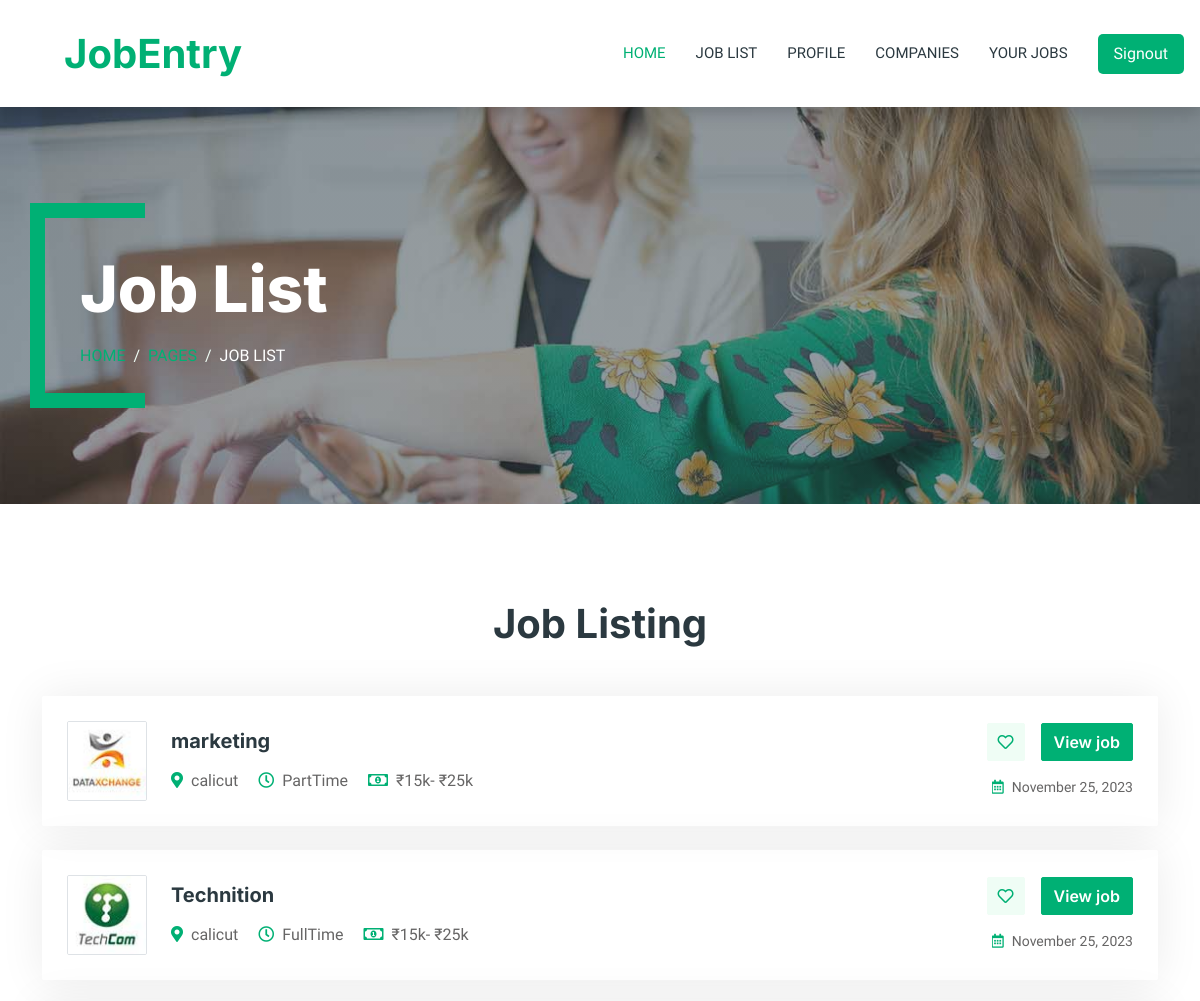
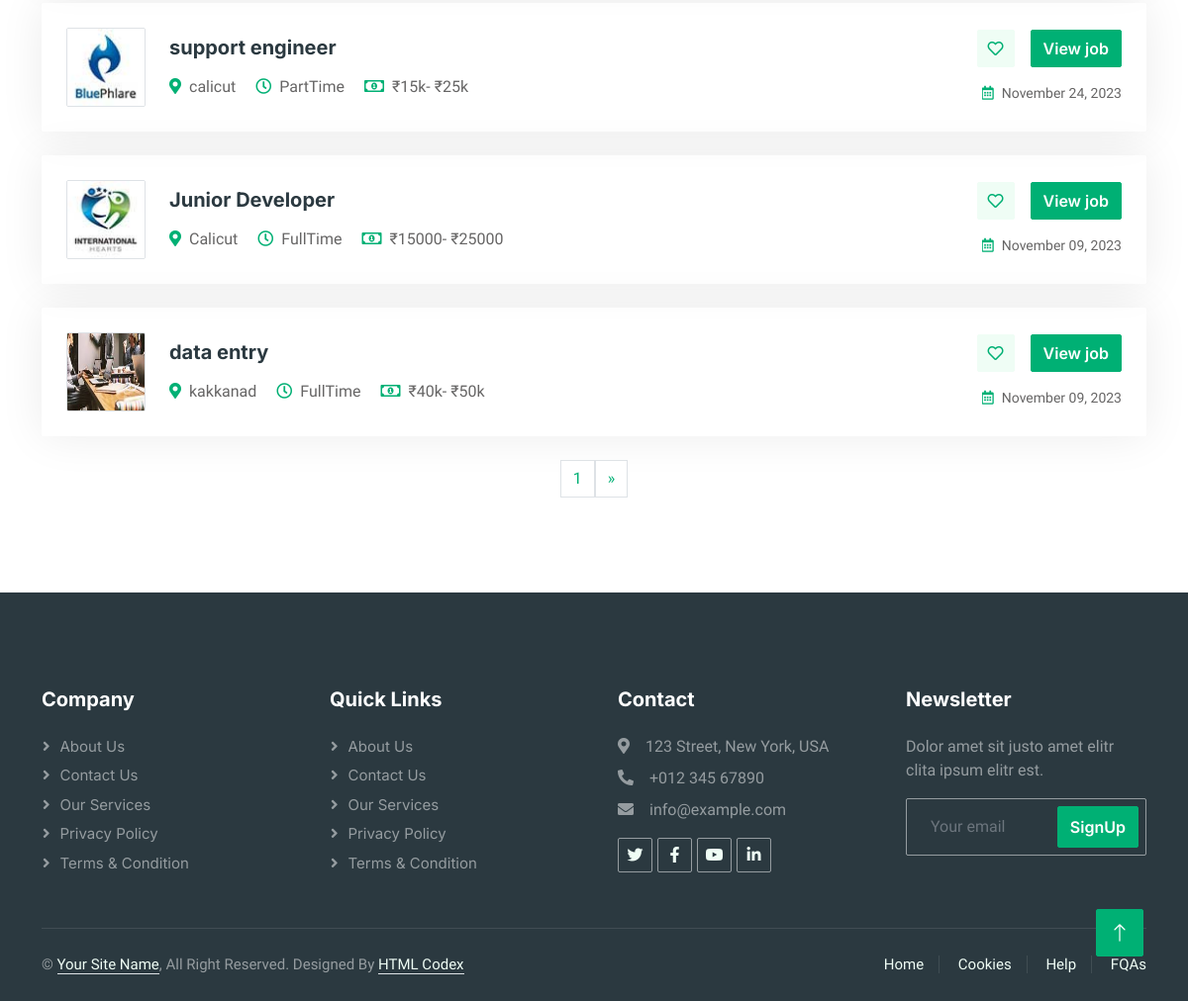
Screenshot of /job_list/ with the database file from the repository (2 pictures, top to bottom).
### company_app/models.py (models this page shows)
class JobList(models.Model):
    Job_id=models.AutoField(primary_key=True)
    published_date=models.DateTimeField()
    Job_name=models.CharField(max_length=200)
    Company_name=models.CharField(max_length=200)
    Company_Address=models.CharField(max_length=300)
    Company_Location=models.CharField(max_length=300,null=True,blank=True)
    Job_description=models.CharField(max_length=300)
    Salary_range1=models.CharField(max_length=200)
    Salary_range2=models.CharField(max_length=200)
    Job_type=models.CharField(max_length=200,choices=job_type,default='FullTime')
    Prefered_location=models.CharField(max_length=200,choices=prefered_location,default='Kerala')
    Experience_level=models.CharField(max_length=200,choices=Experience,default='Fresher')
    Apply_link=models.CharField(max_length=200)
    Qualification=models.CharField(max_length=200)
    Responsibility=models.CharField(max_length=200)
    last_date=models.DateTimeField()
    Vaccancy=models.CharField(max_length=200,default=1)
    Company_image=models.ImageField(null=True,blank=True,upload_to="jobs")

### users_app/views.py (the view)
# urls.py: path('job_list/',views.job_list,name="job_list"),
def job_list(request):
    jobs=JobList.objects.all().order_by("-Job_id")
    p=Paginator(jobs,5)
    page_number=request.GET.get('page')
    try:
        page_obj=p.get_page(page_number)
    except PageNotAnInteger:
        page_obj=p.page(1)
    except EmptyPage:
        page_obj=p.page(p.num_pages)
    return render(request,"job-list.html",{"page_obj":page_obj})

### templates/job-list.html (shortened to what this page needs)
{%load static%}
<!DOCTYPE html>
<html lang="en">
<head>
    <link href="https://cdnjs.cloudflare.com/ajax/libs/font-awesome/5.10.0/css/all.min.css" rel="stylesheet">
    <link href="https://cdn.jsdelivr.net/npm/bootstrap-icons@1.4.1/font/bootstrap-icons.css" rel="stylesheet">
    <link href="{%static 'lib/animate/animate.min.css' %}" rel="stylesheet">
    <link href="{%static 'lib/owlcarousel/assets/owl.carousel.min.css'%}" rel="stylesheet">
    <link href="{%static 'css/bootstrap.min.css' %}" rel="stylesheet">
    <link href="{%static 'css/style.css' %}" rel="stylesheet">
</head>
<body>
    <div class="container-xxl bg-white p-0">
        <nav class="navbar navbar-expand-lg bg-white navbar-light shadow sticky-top p-3">
            <a href="index.html" class="navbar-brand d-flex align-items-center text-center py-0 px-4 px-lg-5">
                <h1 class="m-0 text-primary">JobEntry</h1>
            </a>
            <div class="collapse navbar-collapse" id="navbarCollapse">
                <div class="navbar-nav ms-auto p-4 p-lg-0">
                    <a href="{%url 'home' %}" class="nav-item nav-link active">Home</a>
                    <a href="{%url 'job_list' %}" class="nav-item nav-link">Job List</a>
                    <a href="{%url 'view_user_profile' %}" class="nav-item nav-link">Profile</a>
                    <a href="{%url 'employee_list' %}" class="nav-item nav-link">Companies</a>
                    <a href="{%url 'user_applications' %}" class="nav-item nav-link">Your Jobs</a>
                </div>
               <a href="{%url 'contact' %}" class="nav-item nav-link" style="border-radius: 5px; background-color: #00B074; color: #fff; border: none;">Signout</a>
            </div>
        </nav>
{% block content %}
<div class="container-xxl py-5 bg-dark page-header mb-5">
    <div class="container my-5 pt-5 pb-4">
        <h1 class="display-3 text-white mb-3 animated slideInDown">Job List</h1>
        <nav aria-label="breadcrumb">
            <ol class="breadcrumb text-uppercase">
                <li class="breadcrumb-item"><a href="#">Home</a></li>
                <li class="breadcrumb-item"><a href="#">Pages</a></li>
                <li class="breadcrumb-item text-white active" aria-current="page">Job List</li>
            </ol>
        </nav>
    </div>
</div>
<div class="container-xxl py-5">
    <div class="container">
        <h1 class="text-center mb-5 wow fadeInUp" data-wow-delay="0.1s">Job Listing</h1>
        <div class="tab-content">
            <div id="tab-1" class="tab-pane fade show p-0 active">
                {% for jobs in page_obj.object_list %}
                <div class="job-item p-4 mb-4">
                    <div class="row g-4">
                        <div class="col-sm-12 col-md-8 d-flex align-items-center">
                            <img class="flex-shrink-0 img-fluid border rounded" src="{{ jobs.Company_image.url }}" alt="" style="width: 80px; height: 80px;">
                            <div class="text-start ps-4">
                                <h5 class="mb-3">{{ jobs.Job_name }}</h5>
                                <span class="text-truncate me-3"><i class="fa fa-map-marker-alt text-primary me-2"></i>{{ jobs.Company_Location }}</span>
                                <span class="text-truncate me-3"><i class="far fa-clock text-primary me-2"></i>{{ jobs.Job_type }}</span>
                                <span class="text-truncate me-0"><i class="far fa-money-bill-alt text-primary me-2"></i>₹{{ jobs.Salary_range1 }}- ₹{{ jobs.Salary_range2 }}</span>
                            </div>
                        </div>
                        <div class="col-sm-12 col-md-4 d-flex flex-column align-items-start align-items-md-end justify-content-center">
                            <div class="d-flex mb-3">
                                <a class="btn btn-light btn-square me-3" href=""><i class="far fa-heart text-primary"></i></a>
                                <a class="btn btn-primary" href="{%url 'job_details' jobs.Job_id %}">View job</a>
                            </div>
                            <small class="text-truncate"><i class="far fa-calendar-alt text-primary me-2"></i>{{ jobs.published_date|date:"F d, Y"  }}</small>
                        </div>
                    </div>
                </div>
                {% endfor %}
                <div class="pagination-container d-flex justify-content-center">
                            <a class="page-link active" href="#">{{page_obj.number}}</a>
                    {% if page_obj.has_next %}
                        <a class="page-link" href="?page={{ page_obj.next_page_number }}">&raquo;</a>
                    {% endif %}
                </div>
            </div>
        </div>
    </div>
</div>
{% endblock %}
      <div class="container-fluid bg-dark text-white-50 footer pt-5 mt-5 wow fadeIn" data-wow-delay="0.1s">
        <div class="container py-5">
            <div class="row g-5">
                <div class="col-lg-3 col-md-6">
                    <h5 class="text-white mb-4">Company</h5>
                    <a class="btn btn-link text-white-50" href="">About Us</a>
                    <a class="btn btn-link text-white-50" href="">Contact Us</a>
                    <a class="btn btn-link text-white-50" href="">Our Services</a>
                    <a class="btn btn-link text-white-50" href="">Privacy Policy</a>
                    <a class="btn btn-link text-white-50" href="">Terms & Condition</a>
                </div>
                <div class="col-lg-3 col-md-6">
                    <h5 class="text-white mb-4">Quick Links</h5>
                    <a class="btn btn-link text-white-50" href="">About Us</a>
                    <a class="btn btn-link text-white-50" href="">Contact Us</a>
                    <a class="btn btn-link text-white-50" href="">Our Services</a>
                    <a class="btn btn-link text-white-50" href="">Privacy Policy</a>
                    <a class="btn btn-link text-white-50" href="">Terms & Condition</a>
                </div>
                <div class="col-lg-3 col-md-6">
                    <h5 class="text-white mb-4">Contact</h5>
                    <p class="mb-2"><i class="fa fa-map-marker-alt me-3"></i>123 Street, New York, USA</p>
                    <p class="mb-2"><i class="fa fa-phone-alt me-3"></i>+012 345 67890</p>
                    <p class="mb-2"><i class="fa fa-envelope me-3"></i>info@example.com</p>
                    <div class="d-flex pt-2">
                        <a class="btn btn-outline-light btn-social" href=""><i class="fab fa-twitter"></i></a>
                        <a class="btn btn-outline-light btn-social" href=""><i class="fab fa-facebook-f"></i></a>
                        <a class="btn btn-outline-light btn-social" href=""><i class="fab fa-youtube"></i></a>
                        <a class="btn btn-outline-light btn-social" href=""><i class="fab fa-linkedin-in"></i></a>
                    </div>
                </div>
                <div class="col-lg-3 col-md-6">
                    <h5 class="text-white mb-4">Newsletter</h5>
                    <p>Dolor amet sit justo amet elitr clita ipsum elitr est.</p>
                    <div class="position-relative mx-auto" style="max-width: 400px;">
                        <input class="form-control bg-transparent w-100 py-3 ps-4 pe-5" type="text" placeholder="Your email">
                        <button type="button" class="btn btn-primary py-2 position-absolute top-0 end-0 mt-2 me-2">SignUp</button>
                    </div>
                </div>
            </div>
        </div>
        <div class="container">
            <div class="copyright">
                <div class="row">
                    <div class="col-md-6 text-center text-md-start mb-3 mb-md-0">
                        &copy; <a class="border-bottom" href="#">Your Site Name</a>, All Right Reserved.
                        Designed By <a class="border-bottom" href="https://htmlcodex.com">HTML Codex</a>
                    </div>
                    <div class="col-md-6 text-center text-md-end">
                        <div class="footer-menu">
                            <a href="">Home</a>
                            <a href="">Cookies</a>
                            <a href="">Help</a>
                            <a href="">FQAs</a>
                        </div>
                    </div>
                </div>
            </div>
        </div>
    </div>
    <a href="#" class="btn btn-lg btn-primary btn-lg-square back-to-top"><i class="bi bi-arrow-up"></i></a>
</div>
</body>
</html>

### static/css/style.css (style rules this page uses)
:root { --primary: #00B074; --secondary: #2B9BFF; --light: #EFFDF5; --dark: #2B3940; }
.back-to-top { position: fixed; display: none; right: 45px; bottom: 45px; z-index: 99; }
.btn { font-family: 'Inter', sans-serif; font-weight: 600; transition: .5s; }
.btn.btn-primary, .btn.btn-secondary { color: #FFFFFF; }
.btn-square { width: 38px; height: 38px; }
.btn-lg-square { width: 48px; height: 48px; }
.btn-square, .btn-sm-square, .btn-lg-square { padding: 0; display: flex; align-items: center; justify-content: center; font-weight: normal; border-radius: 2px; }
.navbar-dark .navbar-nav .nav-link, .navbar-light .navbar-nav .nav-link { margin-right: 30px; padding: 25px 0; color: #FFFFFF; font-size: 15px; text-transform: uppercase; outline: none; }
.navbar-dark .navbar-nav .nav-link:hover, .navbar-dark .navbar-nav .nav-link.active, .navbar-light .navbar-nav .nav-link:hover, .navbar-light .navbar-nav .nav-link.active { color: var(--primary); }
.navbar-light .navbar-brand, .navbar-light a.btn { height: 75px; }
.navbar-light .navbar-nav .nav-link { color: var(--dark); font-weight: 500; }
.navbar-light.sticky-top { top: -100px; transition: .5s; }
.header-carousel .container, .page-header .container { position: relative; padding: 45px 0 45px 35px; border-left: 15px solid var(--primary); }
.header-carousel .container::before, .header-carousel .container::after, .page-header .container::before, .page-header .container::after { position: absolute; content: ""; top: 0; left: 0; width: 100px; height: 15px; background: var(--primary); }
.header-carousel .container::after, .page-header .container::after { top: 100%; margin-top: -15px; }
.page-header { background: linear-gradient(rgba(43, 57, 64, .5), rgba(43, 57, 64, .5)), url(../img/carousel-1.jpg) center center no-repeat; background-size: cover; }
.breadcrumb-item + .breadcrumb-item::before { color: var(--light); }
.job-item { border: 1px solid transparent; border-radius: 2px; box-shadow: 0 0 45px rgba(0, 0, 0, .08); transition: .5s; }
.footer .btn.btn-social { margin-right: 5px; width: 35px; height: 35px; display: flex; align-items: center; justify-content: center; color: var(--light); border: 1px solid rgba(255,255,255,0.5); border-radius: 2px; transition: .3s; }
.footer .btn.btn-link { display: block; margin-bottom: 5px; padding: 0; text-align: left; font-size: 15px; font-weight: normal; text-transform: capitalize; transition: .3s; }
.footer .btn.btn-link::before { position: relative; content: "\f105"; font-family: "Font Awesome 5 Free"; font-weight: 900; margin-right: 10px; }
.footer .form-control { border-color: rgba(255,255,255,0.5); }
.footer .copyright { padding: 25px 0; font-size: 15px; border-top: 1px solid rgba(256, 256, 256, .1); }
.footer .copyright a { color: var(--light); }
.footer .footer-menu a { margin-right: 15px; padding-right: 15px; border-right: 1px solid rgba(255, 255, 255, .1); }
.footer .footer-menu a:last-child { margin-right: 0; padding-right: 0; border-right: none; }

### rows the page displays
JobList: Company_image (picture), Job_name "marketing", Company_Location "calicut", Job_type "PartTime", Salary_range1 "15k", Salary_range2 "25k", published_date "November 25, 2023"
JobList: Company_image (picture), Job_name "Technition", Company_Location "calicut", Job_type "FullTime", Salary_range1 "15k", Salary_range2 "25k", published_date "November 25, 2023"
JobList: Company_image (picture), Job_name "support engineer", Company_Location "calicut", Job_type "PartTime", Salary_range1 "15k", Salary_range2 "25k", published_date "November 24, 2023"
JobList: Company_image (picture), Job_name "Junior Developer", Company_Location "Calicut", Job_type "FullTime", Salary_range1 "15000", Salary_range2 "25000", published_date "November 09, 2023"
JobList: Company_image (picture), Job_name "data entry", Company_Location "kakkanad", Job_type "FullTime", Salary_range1 "40k", Salary_range2 "50k", published_date "November 09, 2023"

### other values shown
{{ page_obj.number }} "1"
